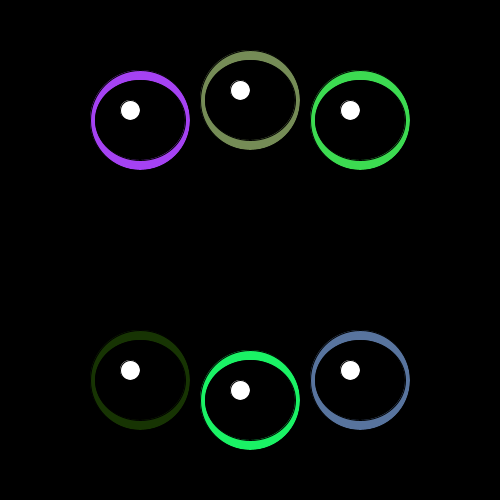
Frame 1 (no input)
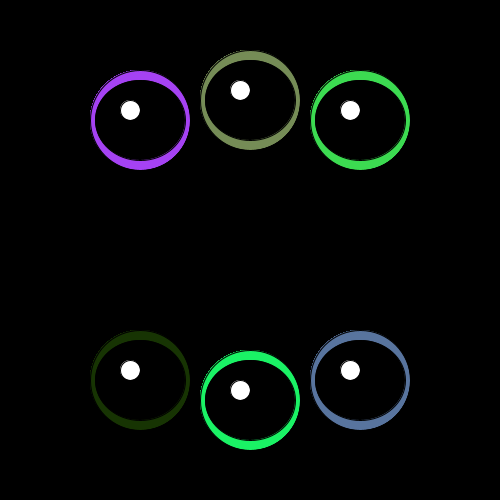
Frame 60 (the mouse pressed at the canvas centre just before this capture)
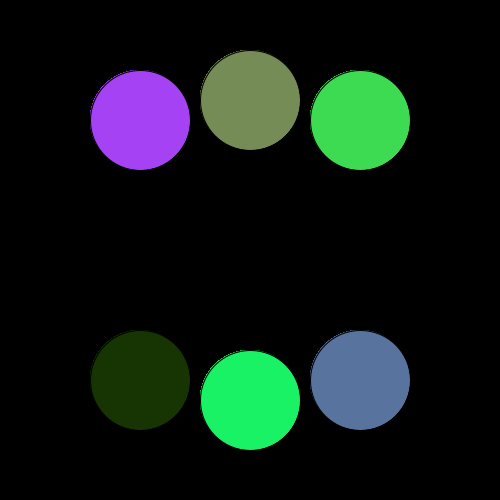
Frame 120 (the mouse held since frame 60 and released just before this capture)

The Processing sketch that drew these frames (run headless with seeded random() and noise(); from frame 60 on, the mouse is pressed at the canvas centre):

// Processing sketch: FrankenMonster_Shapiro
// ── FrankenMonster_Shapiro.pde
color one, two, three, four, five, six;
Triclops echo;
Triclops hollow;

void setup() {
  size(500, 500);
  background(0);
  float a = random(256);
  float b = random(256);
  float c = random(256);
  float d = random(256);
  float e = random(256);
  float f = random(256);
  float g = random(256);
  float h = random(256);
  float i = random(256);
  float j = random(256);
  float k = random(256);
  float l = random(256);
  float m = random(256);
  float n = random(256);
  float o = random(256);
  float p = random(256);
  float q = random(256);
  float r = random(256);
  one = color(a, b, c);
  two = color(d, e, f);
  three = color(g, h, i);
  four = color(j, k, l);
  five = color(m, n, o);
  six = color(p, q, r);
  echo = new Triclops(one, two, three, four, five, six);
  hollow = new Triclops(one, two, three, four, five, six);
}


void draw() {
  echo.topEyes();
  hollow.bottomEyes();
}


// ── Triclops.pde
int x = 250;
int y = 100;
int xx = 140;
int yy = 120;
int a = 360;
int b = 120;
int c = 250;
int d = 400;
int e = 140;
int f = 380;
int g = 360;
int h = 380;

class Triclops {
  color i, j, k, l, m, n;

  Triclops(color eFill1, color eFill2, color eFill3, color eFill4, color eFill5, color eFill6) {
    i = eFill1;
    j = eFill2;
    k = eFill3;
    l = eFill4;
    m = eFill5;
    n = eFill6;
  }


  void topEyes() {
    // top left eyelid
    fill(i);
    ellipse(140, 120, 100, 100);
    //eye
    fill(0);
    ellipse(140, 120, 90, 80);


    //top right eyelid
    fill(j);
    ellipse(360, 120, 100, 100);
    //eye ball
    fill(0);
    ellipse(360, 120, 90, 80);


    //top middle eyelid
    fill(k);
    ellipse(250, 100, 100, 100);
    //eye ball
    fill(0);
    ellipse(250, 100, 90, 80);



    //pupils
    int pX = (int) map(mouseX, 0, width, -10, 10);
    int pY = (int) map(mouseY, 0, height, -10, 10); 
    fill(255);
    ellipse(pX + x, pY + y, 20, 20);  //middle pupil following mouse
    ellipse(pX + xx, pY + yy, 20, 20); // left
    ellipse(pX + a, pY + b, 20, 20); // right
    fill(0);



    // if mouse pressed fill eye red to create blinking effect*/
    if (mousePressed) {
      fill(k);
      ellipse(250, 100, 100, 100);  //top middle eyelid
      fill(j);
      ellipse(360, 120, 100, 100);  //top right eyelid
      fill(i);
      ellipse(140, 120, 100, 100);  //top left eyelid
    }
  }

  void bottomEyes() {
    //bottom left eyelid
    fill(l);
    ellipse(140, 380, 100, 100);
    //eye
    fill(0);
    ellipse(140, 380, 90, 80);

    //bottom right eyelid
    fill(m);
    ellipse(360, 380, 100, 100);
    //eye ball
    fill(0);
    ellipse(360, 380, 90, 80);

    //bottom middle eyelid
    fill(n);
    ellipse(250, 400, 100, 100);
    //eye ball
    fill(0);
    ellipse(250, 400, 90, 80); 

    //pupils
    int pC = (int) map(mouseX, 0, width, -10, 10);
    int pD = (int) map(mouseY, 0, height, -10, 10); 
    fill(255);
    ellipse(pC + c, pD + d, 20, 20);  //middle pupil following mouse
    ellipse(pC + e, pD + f, 20, 20); // left
    ellipse(pC + g, pD + h, 20, 20); // right
    fill(0);


    // if mouse pressed fill eye red to create blinking effect
    if (mousePressed) {
      fill(n);
      ellipse(250, 400, 100, 100);  //bottom middle eyelid
      fill(m);
      ellipse(360, 380, 100, 100);  //bottom middle eyelid
      fill(l);
      ellipse(140, 380, 100, 100);  //bottom left eyelid
    }
  }
}
